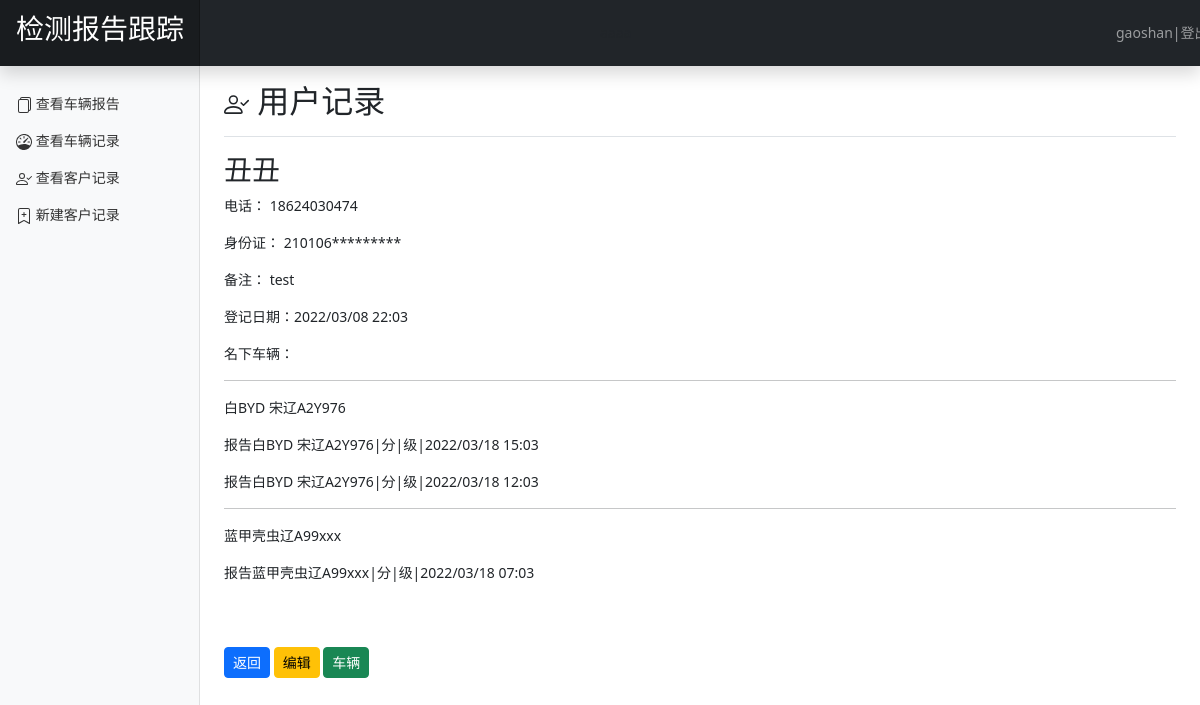
The app's page /customer_detial/3 (signed in) with its own data.
### report_OA/models.py (models this page shows, shortened)
class Customer(models.Model):
    c_name=models.CharField('姓名',max_length=20,db_index=True)
    c_tel=models.CharField('电话',max_length=15,db_index=True)
    c_wechat=models.CharField('身份证',max_length=30,db_index=True,unique=True,)
    memo = models.TextField('备注',blank=True,max_length=1000)
    first_record = models.DateTimeField(auto_now_add=True, auto_created=True)
    class Meta:
        ordering = ("-first_record",)

class CarAbout(models.Model):
    if_impoirt_c=(('import','进口'),('n_import','国产'))
    gear_box_c=(('m','手动'),('a','自动'))
    if_business_c=(('b','营运'),('nb','非营运'))
    fuel_type_c=(('d','柴油'),('g','汽油'),('na','NA'))
    check_state_c = (('wait','待检测'),('p_on','检测中'),('d_on','复检中'),('finish','已完成'))
    customer = models.ForeignKey(verbose_name="用户", to='Customer', on_delete=models.CASCADE, related_name="customer_car", )
    car_brand_model = models.CharField("品牌型号",max_length=30)
    if_import = models.CharField("是否进口",max_length=10,choices=if_impoirt_c)
    car_license_tag_number = models.CharField('车辆牌照',max_length=20,db_index=True)
    car_id=models.CharField('车架号',max_length=30,db_index=True,unique=True,)
    car_type= models.CharField('车型',max_length=10)
    car_color = models.CharField('颜色',max_length=10,)
    licence_first=models.DateField(verbose_name="初次登记日期")
    licence_issued=models.DateField(verbose_name="上牌日期")
    first_record_o=models.DateTimeField(auto_now=True,auto_created=True)
    engine_number = models.CharField('发动机号',max_length=20)
    engine_cc = models.CharField('排量',max_length=10)
    engine_power = models.CharField('马力',max_length=10)
    engine_power_mode = models.CharField('动力方式',max_length=10)
    fuel_type = models.CharField('燃料类别',max_length=10, choices=fuel_type_c)
    drive_mode = models.CharField('驱动方式',max_length=10)
    gear_box = models.CharField('变速箱',max_length=10, choices=gear_box_c)
    manage_city = models.CharField('车辆管理属地',max_length=10)
    if_business = models.CharField('车辆使用性质',max_length=10, choices=if_business_c)
    check_state =models.CharField('车辆检测状态',max_length=10,choices=check_state_c,default='wait')
    class Meta:
        ordering = ("-first_record_o",)
    def __str__(self):
        return self.car_color+self.car_brand_model+self.car_license_tag_number

class ReportsContent(models.Model):
    car_id = models.ForeignKey(verbose_name='车辆信息', to='CarAbout', on_delete=models.CASCADE, related_name='car_report')
    create_date = models.DateTimeField(auto_now_add=True, auto_created=True)
    class Meta:
        ordering = ("-create_date",)

### report_OA/views.py (the view)
# urls.py: path('customer_detial/<int:customer_id>', views.customer_detial,name='customer_detial'),
@login_required(login_url='/account/login')
@permission_required('report_OA.view_customer',login_url='/account/login')
def customer_detial(request,customer_id):
    customer=get_object_or_404(Customer,id=customer_id)
    return render(request,'./customer_detial.html',{"customer":customer})

### templates/customer_detial.html (shortened to what this page needs)
{% extends "base.html" %}
{%block main%}
<div class="d-flex justify-content-between flex-wrap flex-md-nowrap align-items-center pt-3 pb-2 mb-3 border-bottom">
    <h1 class="h2">
        用户记录
    </h1>
</div>
<div>
<h3>{{customer.c_name}}</h3>
<p>电话： {{customer.c_tel}}</p>
<p>身份证： {{customer.c_wechat}}</p>
<p>备注： {{customer.memo}}</p>
<p>登记日期：{{customer.first_record|date:"Y/m/d H:m"}}</p>
<p>名下车辆：</p>
    {% for car in customer.customer_car.all %}
    <hr>
    <p>{{car}}{{car.get_check_state}}</p>
        {% for report in car.car_report.all %}
    <P>报告{{report.car_id}}|{{report.car_score}}分|{{report.car_level}}级|{{report.create_date|date:"Y/m/d H:m"}}</P>
    {%endfor%}
    {%endfor%}
</div>
<div class="pt-5">
    <a href="{%url 'customer_list'%}" class="btn btn-primary btn-sm">返回</a>
    <a href="{%url 'customer_redit' customer.id %}" class="btn btn-warning btn-sm">编辑</a>
    <a href="{%url 'car_list'%}?customer_id={{customer.id}}" class="btn btn-success btn-sm"  >车辆</a>
</div>
{%endblock%}

### templates/base.html (shortened to what this page needs)
<!doctype html>
{% load static %}
<html lang="en">
<head>
    <link href="{%static 'bootstrap/css/bootstrap.min.css'%}" rel="stylesheet">
    {% load django_bootstrap5 %}
    {% bootstrap_css %}
    <link href="{%static 'css/dashboard.css'%}" rel="stylesheet">
</head>
<body>
<header class="navbar navbar-dark sticky-top bg-dark flex-md-nowrap p-0 shadow">
    <a class="navbar-brand col-md-3 col-lg-2 me-0 px-3" href="/"><h3>检测报告跟踪</h3></a>
    <div class="navbar-nav col-12 col-md-1">
    </div>
    <div class="navbar-nav col-12 col-md-1">
        <div class="nav-item text-nowrap ">
            {% if user.is_authenticated %}
            <a class="nav-link px-3" href="{% url 'account:user_logout' %}">{{user}}|登出</a>
            {% else %}
            <a class="nav-link px-3" href="{% url 'account:user_login' %}">登录</a>
            {% endif %}
        </div>
    </div>
</header>
<div class="container-fluid">
    <div class="row">
        <nav id="sidebarMenu" class="col-md-3 col-lg-2 d-md-block bg-light sidebar collapse">
            {% block sidebar %}
            <div class="position-sticky pt-3">
                <ul class="nav flex-column">
                    <li>
                        <br>
                    </li>
                    <li class="nav-item">
                        <a class="nav-link" href="{% url 'report_list'%}">
                            查看车辆报告
                        </a>
                    </li>
                    <li class="nav-item">
                        <a class="nav-link" href="{% url 'car_list'%}">
                            查看车辆记录
                        </a>
                    </li>
                    <li class="nav-item">
                        <a class="nav-link" href="{% url 'customer_list'%}">
                            查看客户记录
                        </a>
                    </li>
                    <li class="nav-item">
                        <a class="nav-link" href="{% url 'customer_add'%}">
                            新建客户记录
                        </a>
                    </li>
                </ul>
            </div>
            {% endblock %}
        </nav>
        <main class="col-md-9 ms-sm-auto col-lg-10 px-md-4">
            {% block main %}{% endblock %}
        </main>
    </div>
</div>
</body>
</html>

### static/css/dashboard.css (style rules this page uses)
body { font-size: .875rem; }
.sidebar { position: fixed; top: 0; bottom: 0; left: 0; z-index: 100; padding: 48px 0 0; box-shadow: inset -1px 0 0 rgba(0, 0, 0, .1); }
.sidebar .nav-link { font-weight: 500; color: #333; }
.navbar-brand { padding-top: .75rem; padding-bottom: .75rem; font-size: 1rem; background-color: rgba(0, 0, 0, .25); box-shadow: inset -1px 0 0 rgba(0, 0, 0, .25); }

### records on screen
Customer: c_name "丑丑", c_tel "18624030474", c_wechat "210106*********", memo "test", first_record "2022/03/08 22:03"
CarAbout: car_color+car_brand_model+car_license_tag_number "白BYD 宋辽A2Y976"
ReportsContent: car_id "白BYD 宋辽A2Y976", create_date "2022/03/18 15:03"
ReportsContent: car_id "白BYD 宋辽A2Y976", create_date "2022/03/18 12:03"
CarAbout: car_color+car_brand_model+car_license_tag_number "蓝甲壳虫辽A99xxx"
ReportsContent: car_id "蓝甲壳虫辽A99xxx", create_date "2022/03/18 07:03"

### other values on screen
{{ user }} "gaoshan"
